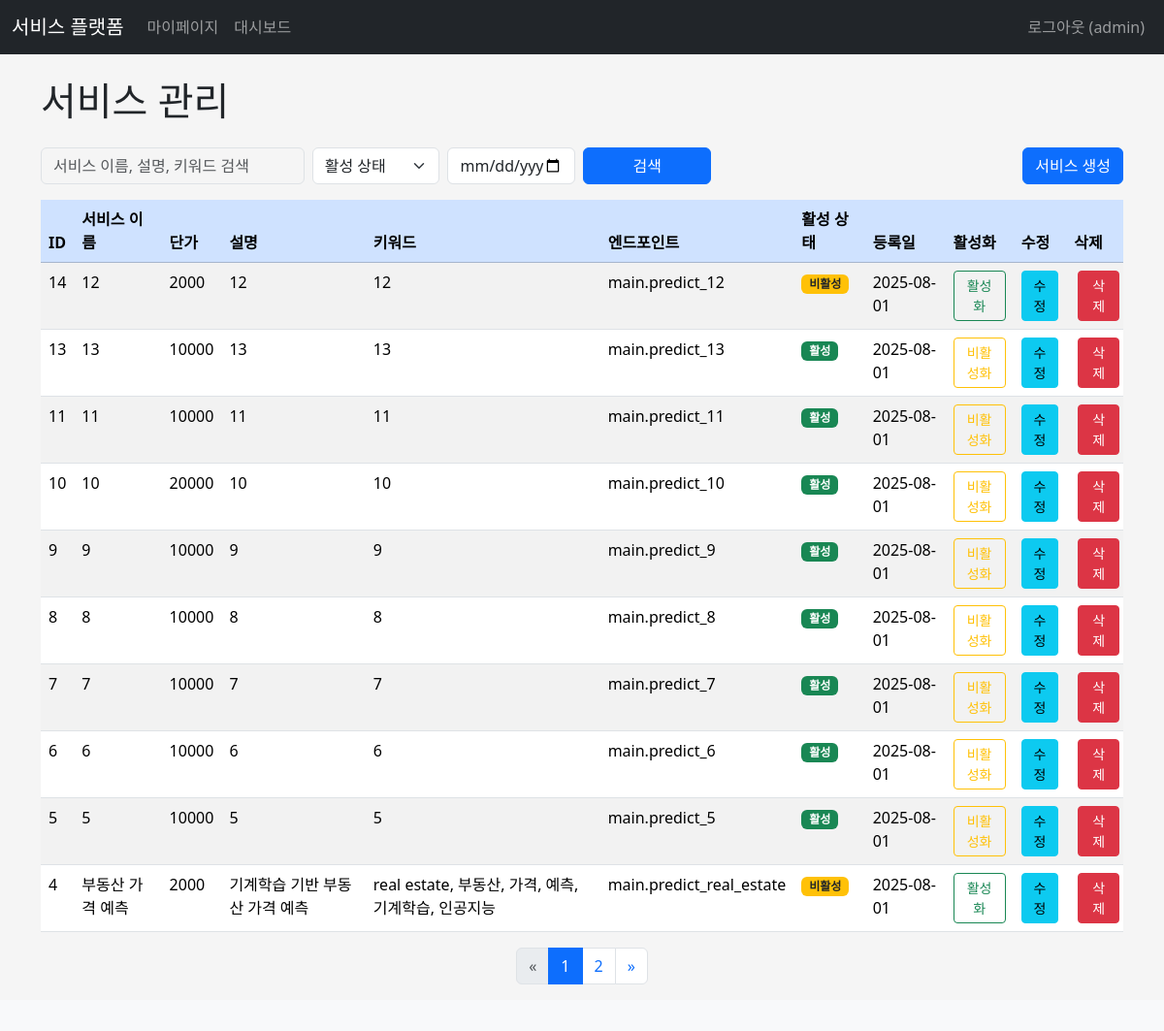
The page /adminx/services (signed in) on the database its author committed.
### apps/dbmodels.py (models this page shows, shortened)
class User(db.Model, UserMixin):  # db.Model, UserMixin 상속하는 User 클래스 생성
    __tablename__= "users"  # 삭제시, 테이블 이름은 Model 이름 소문자
    id=db.Column(db.Integer,primary_key=True)
    username=db.Column(db.String, index=True)
    email=db.Column(db.String, unique=True, index= True)
    password_hash=db.Column(db.String)
    is_admin=db.Column(db.Boolean,default=False)
    is_active=db.Column(db.Boolean, default=True)  # 활성화 여부
    usage_count = db.Column(db.Integer, default=0)
    daily_limit = db.Column(db.Integer, default=1000)
    monthly_limit = db.Column(db.Integer, default=5000)
    created_at=db.Column(db.DateTime, default= datetime.now)
    updated_at=db.Column(db.DateTime, default= datetime.now, onupdate=datetime.now)
    subscriptions = db.relationship('Subscription', backref='user', lazy=True, cascade='all, delete-orphan')
    @property
    def password(self):
        """
        Prevent direct reading of the password.
        Attempting to read `user.password` will raise an AttributeError.
        """
        raise AttributeError('password is not a readable attribute')
    @property
    def is_authenticated(self):
        return True

class Service(db.Model):
    __tablename__ = "services"
    id = db.Column(db.Integer, primary_key=True)
    servicename = db.Column(db.String(100), unique=True, nullable=False)
    is_active=db.Column(db.Boolean, default=True)  # 활성화 여부
    price = db.Column(db.Integer, default=0, nullable=False)  # 서비스 단가
    description = db.Column(db.Text, nullable=False)
    keywords = db.Column(db.String(200), nullable=False)
    service_endpoint = db.Column(db.String(255), nullable=True)  # 서비스 엔드포인트 함수
    created_at=db.Column(db.DateTime, default= datetime.now)
    updated_at=db.Column(db.DateTime, default= datetime.now, onupdate=datetime.now)
    subscriptions = db.relationship('Subscription', backref='service', lazy=True, cascade="all, delete-orphan")

### apps/adminx/views.py (the view, shortened to what this page needs)
@adminx.route('/services', methods=['GET', 'POST'])
@admin_required
def services():
    PER_PAGE = 10
    page = request.args.get('page', 1, type=int)
    search_query = request.args.get('search', '', type=str)
    is_active_query = request.args.get('is_active', '', type=str) # 'true', 'false', or ''
    created_at_query = request.args.get('created_at', '', type=str) # YYYY-MM-DD format
    services_query = Service.query
    if is_active_query:
        if is_active_query == 'true':
            services_query = services_query.filter(Service.is_active == True)
        elif is_active_query == 'false':
            services_query = services_query.filter(Service.is_active == False)
    services_pagination = services_query.order_by(Service.created_at.desc()).paginate(page=page, per_page=PER_PAGE, error_out=False)
    services = services_pagination.items
    return render_template(
        'adminx/services.html',
        title='사용자 관리',
        services=services,
        pagination=services_pagination,
        search_query=search_query,
        is_active_query=is_active_query,
        created_at_query=created_at_query,
    )

### apps/adminx/templates/adminx/services.html (shortened to what this page needs)
{% extends "base.html" %}
{% block content %}
<h1 class="mb-4">서비스 관리</h1>
<div class="row mb-3 align-items-end">
    <div class="col-md-9 col-12">
        <form action="{{ url_for('adminx.services') }}" method="GET">
            <div class="row g-2">
                <div class="col-md-4 col-12">
                    <input type="search" name="search" class="form-control" placeholder="서비스 이름, 설명, 키워드 검색"
                           value="{{ search_query if search_query }}" aria-label="Search">
                </div>
                <div class="col-md-2 col-6">
                    <select name="is_active" class="form-select">
                        <option value="">활성 상태</option>
                    </select>
                </div>
                <div class="col-md-2 col-12">
                    <input type="date" name="created_at" class="form-control" placeholder="등록일"
                           value="{{ created_at_query if created_at_query }}" aria-label="Registration Date">
                </div>
                <div class="col-md-2 col-12 d-grid">
                    <button class="btn btn-primary" type="submit">검색</button>
                </div>
            </div>
        </form>
    </div>
    <div class="col-md-3 col-12 mt-2 mt-md-0 d-grid d-md-block text-md-end">
        <a href="{{ url_for('adminx.create_service') }}" class="btn btn-primary user-create-btn">서비스 생성</a>
    </div>
</div>
{% if services %}
<div class="table-responsive">
    <table class="table table-hover table-striped">
        <thead class="table-primary">
            <tr>
                <th scope="col">ID</th>
                <th scope="col">서비스 이름</th>
                <th scope="col">단가</th>
                <th scope="col">설명</th>
                <th scope="col">키워드</th>
                <th scope="col">엔드포인트</th>
                <th scope="col">활성 상태</th>
                <th scope="col">등록일</th>
                <th scope="col">활성화</th>
                <th scope="col">수정</th>
                <th scope="col">삭제</th>
            </tr>
        </thead>
        <tbody>
            {% for service in services %}
            <tr>
                <td>{{ service.id }}</td>
                <td>{{ service.servicename }}</td>
                <td>{{ service.price }}</td>
                <td>{{ service.description }}</td>
                <td>{{ service.keywords }}</td>
                <td>{{ service.service_endpoint }}</td>
                <td>
                    {% if service.is_active %}
                        <span class="badge bg-success">활성</span>
                    {% else %}
                        <span class="badge bg-warning text-dark">비활성</span>
                    {% endif %}
                </td>
                <td>{{ service.created_at.strftime('%Y-%m-%d') }}</td>
                <td>
                    <form method="POST" action="{{ url_for('adminx.toggle_service_active', service_id=service.id, search=search_query, page=pagination.page, is_active=is_active_query, created_at=created_at_query) }}" style="display:inline;">
                        <button type="submit" class="btn btn-sm {% if service.is_active %}btn-outline-warning{% else %}btn-outline-success{% endif %}"
                                onclick="return confirm('이 서비스의 상태를 변경하시겠습니까?');">
                            {{ '비활성화' if service.is_active else '활성화' }}
                        </button>
                    </form>
                </td>
                <td>
                    <a href="{{ url_for('adminx.edit_service', service_id=service.id) }}" class="btn btn-sm btn-info">수정</a>
                </td>
                <td>
                    <form method="POST" action="{{ url_for('adminx.delete_service', service_id=service.id, search=search_query, page=pagination.page, is_active=is_active_query, created_at=created_at_query) }}" style="display:inline;" class="ms-1">
                        <button type="submit" class="btn btn-sm btn-danger"
                                onclick="return confirm('정말로 {{ service.servicename }} 서비스를 삭제하시겠습니까? 이 작업은 되돌릴 수 없습니다.');">
                            삭제
                        </button>
                    </form>
                </td>
            </tr>
            {% endfor %}
        </tbody>
    </table>
</div>
<nav aria-label="Page navigation">
    <ul class="pagination justify-content-center">
        {% if pagination.has_prev %}
        <li class="page-item">
            <a class="page-link" href="{{ url_for('adminx.services', page=pagination.prev_num, search=search_query, is_active=is_active_query, created_at=created_at_query) }}" aria-label="Previous">
                <span aria-hidden="true">&laquo;</span>
            </a>
        </li>
        {% else %}
        <li class="page-item disabled">
            <span class="page-link">&laquo;</span>
        </li>
        {% endif %}
        {% for p in pagination.iter_pages() %}
            {% if p %}
                {% if p == pagination.page %}
                <li class="page-item active" aria-current="page"><span class="page-link">{{ p }}</span></li>
                {% else %}
                <li class="page-item"><a class="page-link" href="{{ url_for('adminx.services', page=p, search=search_query, is_active=is_active_query, created_at=created_at_query) }}">{{ p }}</a></li>
                {% endif %}
            {% else %}
                <li class="page-item disabled"><span class="page-link">...</span></li>
            {% endif %}
        {% endfor %}
        {% if pagination.has_next %}
        <li class="page-item">
            <a class="page-link" href="{{ url_for('adminx.services', page=pagination.next_num, search=search_query, is_active=is_active_query, created_at=created_at_query) }}" aria-label="Next">
                <span aria-hidden="true">&raquo;</span>
            </a></li>
        {% else %}
        <li class="page-item disabled">
            <span class="page-link">&raquo;</span></li>
        {% endif %}
    </ul></nav>
{% else %}
<div class="alert alert-info" role="alert">
    등록된 서비스가 없습니다.
</div>
{% endif %}
{% endblock %}

### apps/templates/base.html (shortened to what this page needs)
<!doctype  html><html lang="ko"><head><meta charset="UTF-8">
<link href="https://cdn.jsdelivr.net/npm/bootstrap@5.3.7/dist/css/bootstrap.min.css" rel="stylesheet">
<link rel="stylesheet" href={{ url_for('static', filename = 'css/style.css')}}/>
{% block head %}{% endblock %} </head>
<body>
<nav class="navbar navbar-expand-lg navbar-dark bg-dark">
    <div class="container-fluid">
        <a class="navbar-brand" href="{{ url_for('main.index') }}">서비스 플랫폼</a>
        <div class="collapse navbar-collapse" id="navbarNav">
            <ul class="navbar-nav me-auto mb-2 mb-lg-0">
                {% if current_user.is_authenticated %}
                    <li class="nav-item">
                        <a class="nav-link" href="{{ url_for('mypagex.dashboard') }}">마이페이지</a>
                    </li>
                    {% if current_user.is_admin %}
                        <li class="nav-item">
                            <a class="nav-link" href="{{ url_for('adminx.dashboard') }}">대시보드</a></li>
                    {% endif %}
                {% endif %}
            </ul>
            <ul class="navbar-nav">
                {% if current_user.is_authenticated %}
                    <li class="nav-item">
                        <a class="nav-link" href="{{ url_for('auth.logout') }}">로그아웃 ({{ current_user.username }})</a>
                    </li>
                {% endif %}
            </ul>
        </div>
    </div>
</nav>
<main role="main" class="container mt-4">
    {% block content %}{% endblock %}
</main>
<footer class="footer mt-auto py-3 bg-light">
    </footer>
</body></html>

### apps/static/css/style.css (style rules this page uses)
.user-create-btn { width: 100%; }
@media (min-width: 768px) { .user-create-btn { width: auto; } }
body { background-color: #f5f5f5; }
input[type="search"] { background-color: #f5f5f5; }

### apps/adminx/templates/adminx/services.html (style rules this page uses)
.user-create-btn { width: 100%; }
@media (min-width: 768px) { .user-create-btn { width: auto; } }

### rows shown on the page
User: username "admin"
Service: id "14", servicename "12", price "2000", description "12", keywords "12", service_endpoint "main.predict_12", shows "비활성", created_at "2025-08-01", is_active "활성화"
Service: id "13", servicename "13", price "10000", description "13", keywords "13", service_endpoint "main.predict_13", shows "활성", created_at "2025-08-01", is_active "비활성화"
Service: id "11", servicename "11", price "10000", description "11", keywords "11", service_endpoint "main.predict_11", shows "활성", created_at "2025-08-01", is_active "비활성화"
Service: id "10", servicename "10", price "20000", description "10", keywords "10", service_endpoint "main.predict_10", shows "활성", created_at "2025-08-01", is_active "비활성화"
Service: id "9", servicename "9", price "10000", description "9", keywords "9", service_endpoint "main.predict_9", shows "활성", created_at "2025-08-01", is_active "비활성화"
Service: id "8", servicename "8", price "10000", description "8", keywords "8", service_endpoint "main.predict_8", shows "활성", created_at "2025-08-01", is_active "비활성화"
Service: id "7", servicename "7", price "10000", description "7", keywords "7", service_endpoint "main.predict_7", shows "활성", created_at "2025-08-01", is_active "비활성화"
Service: id "6", servicename "6", price "10000", description "6", keywords "6", service_endpoint "main.predict_6", shows "활성", created_at "2025-08-01", is_active "비활성화"
Service: id "5", servicename "5", price "10000", description "5", keywords "5", service_endpoint "main.predict_5", shows "활성", created_at "2025-08-01", is_active "비활성화"
Service: id "4", servicename "부동산 가격 예측", price "2000", description "기계학습 기반 부동산 가격 예측", keywords "real estate, 부동산, 가격, 예측, 기계학습, 인공지능", service_endpoint "main.predict_real_estate", shows "비활성", created_at "2025-08-01", is_active "활성화"

### other values the page prints
{{ p }} "1"
{{ p }} "2"
